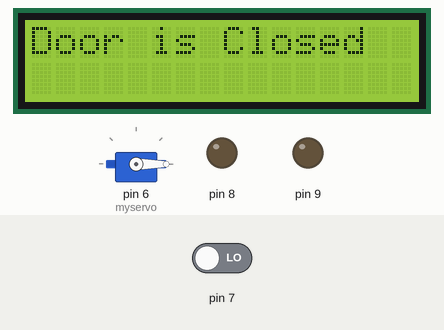
Simulated run of this sketch. Board: Arduino Uno, built with avr-gcc and run on an emulated ATmega328P. Shown: servo, 16×2 character LCD, output pins drawn as LEDs (lit = HIGH). Inputs (shaded band) come from the test bench; at power-on: pin 7 LOW. What the sketch prints to the serial monitor is not drawn.

Above: at 1.2 s.
1.3 s: pin 7 driven HIGH
At 1.64 s:
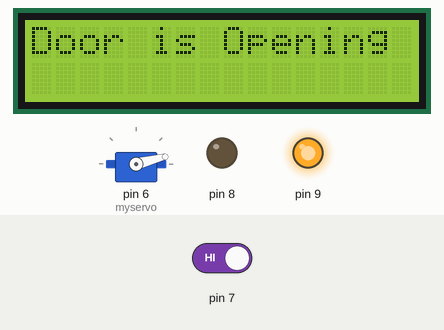
At 3.2 s:
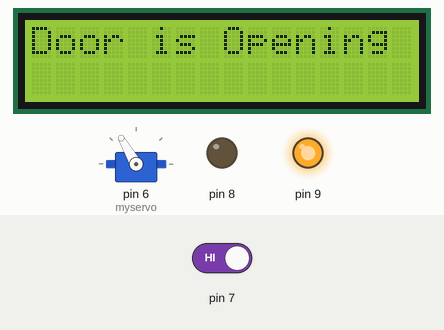
Timing chart, 0 to 4.7 s (numbered marks = the images above; inputs shaded):
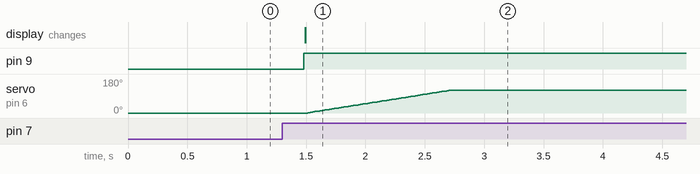

Measured:
- after the input at 1.3 s, pin 9: LOW → HIGH after 0.18 s; servo on pin 6 (myservo): moves from 0° to 120° over 1.2 s, starting after 0.21 s; the display: changes after 0.19 s (image 1)

The sketch:

automotic_door.ino
```cpp
#include <Servo.h>
Servo myservo;
#include <LiquidCrystal_I2C.h>
LiquidCrystal_I2C lcd(0x27,16,2);

int val = 0;
int pos = 0;
int pir = 7;

const int redLed = 8;
const int greenLed = 9;

void setup() {

  Serial.begin(9600);
  pinMode(7,INPUT);
  myservo.attach(6);
  myservo.write(0);

  pinMode(8,OUTPUT);
  pinMode(9,OUTPUT);

  lcd.init();
  lcd.backlight();
  lcd.setCursor(0,0);
  lcd.print("Door is Closed");

}

void loop() {

  val = digitalRead(7);
  Serial.println(val);
  delay(100);

  if (val == 1 && pos == 0){
      digitalWrite(8,LOW);
      digitalWrite(9,HIGH);
      lcd.setCursor(0,0);
      lcd.print("Door is Opening");

    for (pos = 0; pos <= 120; pos++)
    {
      myservo.write(pos);
      delay(10);
    }
    delay(3000);
  }

  else if (val == 0 && pos == 120){
      digitalWrite(8,HIGH);
      digitalWrite(9,LOW);
      lcd.setCursor(0,0);
      lcd.print("Door is Closing");

    for (pos = 120; pos >= 0; pos--)
    {
      myservo.write(pos);
      delay(10);
    }

  }
}
```
